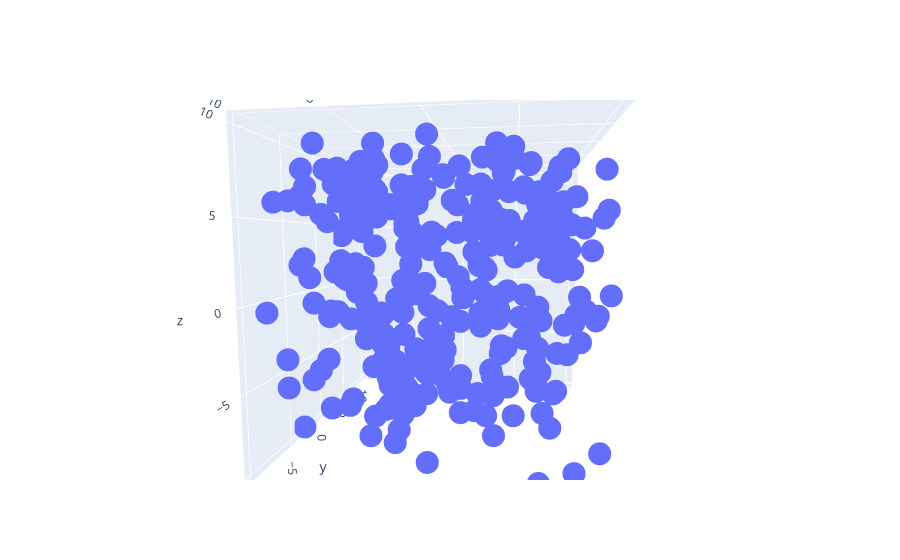

Notebook code for this chart:
### Markdown cell above
# df = pd.DataFrame(data)

### Code cell
np.random.seed(30)
data = {'X': np.random.uniform(-10, 10, 300),'Y': np.random.uniform(-10, 10, 300),'Z': np.random.uniform(-10, 10, 300)}
df = pd.DataFrame(data)
fig=go.Figure()
fig.add_trace(go.Scatter3d(x=df.X,y=df.Y,mode='markers',z=df.Z))

### Figure 1 — Plotly figure (JSON) as saved in the notebook; plotly's stock layout.template omitted (floating-point values rounded to 4 significant figures; data arrays with more than 128 entries replaced by an {"elided": "..."} marker saying what was removed)
{"data": [{"mode": "markers", "type": "scatter3d", "x": {"elided": "300 float values"}, "y": {"elided": "300 float values"}, "z": {"elided": "300 float values"}}], "layout": {"autosize": true, "scene": {"aspectmode": "auto", "aspectratio": {"x": 0.9933, "y": 1.007, "z": 0.9996}, "camera": {"center": {"x": 0, "y": 0, "z": 0}, "eye": {"x": 0.2222, "y": -1.607, "z": 0.1762}, "projection": {"type": "perspective"}, "up": {"x": 0, "y": 0, "z": 1}}}}}
